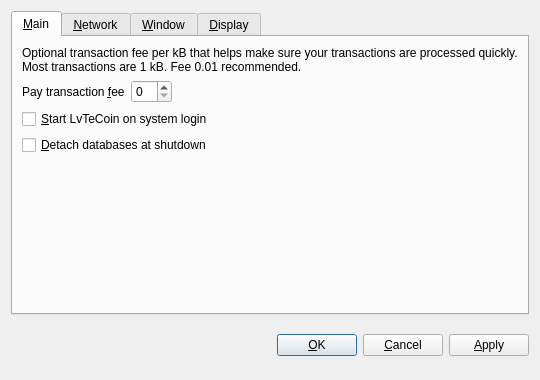
<?xml version="1.0" encoding="UTF-8"?>
<ui version="4.0">
 <class>OptionsDialog</class>
 <widget class="QDialog" name="OptionsDialog">
  <property name="geometry">
   <rect>
    <x>0</x>
    <y>0</y>
    <width>540</width>
    <height>380</height>
   </rect>
  </property>
  <property name="windowTitle">
   <string>Options</string>
  </property>
  <property name="modal">
   <bool>true</bool>
  </property>
  <layout class="QVBoxLayout" name="verticalLayout">
   <item>
    <widget class="QTabWidget" name="tabWidget">
     <property name="tabPosition">
      <enum>QTabWidget::North</enum>
     </property>
     <property name="currentIndex">
      <number>0</number>
     </property>
     <widget class="QWidget" name="tabMain">
      <attribute name="title">
       <string>&amp;Main</string>
      </attribute>
      <layout class="QVBoxLayout" name="verticalLayout_Main">
       <item>
        <widget class="QLabel" name="transactionFeeInfoLabel">
         <property name="text">
          <string>Optional transaction fee per kB that helps make sure your transactions are processed quickly. Most transactions are 1 kB. Fee 0.01 recommended.</string>
         </property>
         <property name="textFormat">
          <enum>Qt::PlainText</enum>
         </property>
         <property name="wordWrap">
          <bool>true</bool>
         </property>
        </widget>
       </item>
       <item>
        <layout class="QHBoxLayout" name="horizontalLayout_Main">
         <item>
          <widget class="QLabel" name="transactionFeeLabel">
           <property name="text">
            <string>Pay transaction &amp;fee</string>
           </property>
           <property name="textFormat">
            <enum>Qt::PlainText</enum>
           </property>
           <property name="buddy">
            <cstring>transactionFee</cstring>
           </property>
          </widget>
         </item>
         <item>
          <widget class="BitcoinAmountField" name="transactionFee"/>
         </item>
         <item>
          <spacer name="horizontalSpacer_Main">
           <property name="orientation">
            <enum>Qt::Horizontal</enum>
           </property>
           <property name="sizeHint" stdset="0">
            <size>
             <width>40</width>
             <height>20</height>
            </size>
           </property>
          </spacer>
         </item>
        </layout>
       </item>
       <item>
        <widget class="QCheckBox" name="bitcoinAtStartup">
         <property name="toolTip">
          <string>Automatically start LvTeCoin after logging in to the system.</string>
         </property>
         <property name="text">
          <string>&amp;Start LvTeCoin on system login</string>
         </property>
        </widget>
       </item>
       <item>
        <widget class="QCheckBox" name="detachDatabases">
         <property name="toolTip">
          <string>Detach block and address databases at shutdown. This means they can be moved to another data directory, but it slows down shutdown. The wallet is always detached.</string>
         </property>
         <property name="text">
          <string>&amp;Detach databases at shutdown</string>
         </property>
        </widget>
       </item>
       <item>
        <spacer name="verticalSpacer_Main">
         <property name="orientation">
          <enum>Qt::Vertical</enum>
         </property>
         <property name="sizeHint" stdset="0">
          <size>
           <width>20</width>
           <height>40</height>
          </size>
         </property>
        </spacer>
       </item>
      </layout>
     </widget>
     <widget class="QWidget" name="tabNetwork">
      <attribute name="title">
       <string>&amp;Network</string>
      </attribute>
      <layout class="QVBoxLayout" name="verticalLayout_Network">
       <item>
        <widget class="QCheckBox" name="mapPortUpnp">
         <property name="toolTip">
          <string>Automatically open the LvTeCoin client port on the router. This only works when your router supports UPnP and it is enabled.</string>
         </property>
         <property name="text">
          <string>Map port using &amp;UPnP</string>
         </property>
        </widget>
       </item>
       <item>
        <widget class="QCheckBox" name="connectSocks">
         <property name="toolTip">
          <string>Connect to the LvTeCoin network through a SOCKS proxy (e.g. when connecting through Tor).</string>
         </property>
         <property name="text">
          <string>&amp;Connect through SOCKS proxy:</string>
         </property>
        </widget>
       </item>
       <item>
        <layout class="QHBoxLayout" name="horizontalLayout_Network">
         <item>
          <widget class="QLabel" name="proxyIpLabel">
           <property name="text">
            <string>Proxy &amp;IP:</string>
           </property>
           <property name="textFormat">
            <enum>Qt::PlainText</enum>
           </property>
           <property name="buddy">
            <cstring>proxyIp</cstring>
           </property>
          </widget>
         </item>
         <item>
          <widget class="QValidatedLineEdit" name="proxyIp">
           <property name="maximumSize">
            <size>
             <width>140</width>
             <height>16777215</height>
            </size>
           </property>
           <property name="toolTip">
            <string>IP address of the proxy (e.g. 127.0.0.1)</string>
           </property>
          </widget>
         </item>
         <item>
          <widget class="QLabel" name="proxyPortLabel">
           <property name="text">
            <string>&amp;Port:</string>
           </property>
           <property name="textFormat">
            <enum>Qt::PlainText</enum>
           </property>
           <property name="buddy">
            <cstring>proxyPort</cstring>
           </property>
          </widget>
         </item>
         <item>
          <widget class="QLineEdit" name="proxyPort">
           <property name="maximumSize">
            <size>
             <width>55</width>
             <height>16777215</height>
            </size>
           </property>
           <property name="toolTip">
            <string>Port of the proxy (e.g. 9050)</string>
           </property>
          </widget>
         </item>
         <item>
          <widget class="QLabel" name="socksVersionLabel">
           <property name="text">
            <string>SOCKS &amp;Version:</string>
           </property>
           <property name="textFormat">
            <enum>Qt::PlainText</enum>
           </property>
           <property name="buddy">
            <cstring>socksVersion</cstring>
           </property>
          </widget>
         </item>
         <item>
          <widget class="QValueComboBox" name="socksVersion">
           <property name="toolTip">
            <string>SOCKS version of the proxy (e.g. 5)</string>
           </property>
          </widget>
         </item>
         <item>
          <spacer name="horizontalSpacer_Network">
           <property name="orientation">
            <enum>Qt::Horizontal</enum>
           </property>
           <property name="sizeHint" stdset="0">
            <size>
             <width>40</width>
             <height>20</height>
            </size>
           </property>
          </spacer>
         </item>
        </layout>
       </item>
       <item>
        <spacer name="verticalSpacer_Network">
         <property name="orientation">
          <enum>Qt::Vertical</enum>
         </property>
         <property name="sizeHint" stdset="0">
          <size>
           <width>20</width>
           <height>40</height>
          </size>
         </property>
        </spacer>
       </item>
      </layout>
     </widget>
     <widget class="QWidget" name="tabWindow">
      <attribute name="title">
       <string>&amp;Window</string>
      </attribute>
      <layout class="QVBoxLayout" name="verticalLayout_Window">
       <item>
        <widget class="QCheckBox" name="minimizeToTray">
         <property name="toolTip">
          <string>Show only a tray icon after minimizing the window.</string>
         </property>
         <property name="text">
          <string>&amp;Minimize to the tray instead of the taskbar</string>
         </property>
        </widget>
       </item>
       <item>
        <widget class="QCheckBox" name="minimizeOnClose">
         <property name="toolTip">
          <string>Minimize instead of exit the application when the window is closed. When this option is enabled, the application will be closed only after selecting Quit in the menu.</string>
         </property>
         <property name="text">
          <string>M&amp;inimize on close</string>
         </property>
        </widget>
       </item>
       <item>
        <spacer name="verticalSpacer_Window">
         <property name="orientation">
          <enum>Qt::Vertical</enum>
         </property>
         <property name="sizeHint" stdset="0">
          <size>
           <width>20</width>
           <height>40</height>
          </size>
         </property>
        </spacer>
       </item>
      </layout>
     </widget>
     <widget class="QWidget" name="tabDisplay">
      <attribute name="title">
       <string>&amp;Display</string>
      </attribute>
      <layout class="QVBoxLayout" name="verticalLayout_Display">
       <item>
        <layout class="QHBoxLayout" name="horizontalLayout_1_Display">
         <item>
          <widget class="QLabel" name="langLabel">
           <property name="text">
            <string>User Interface &amp;language:</string>
           </property>
           <property name="textFormat">
            <enum>Qt::PlainText</enum>
           </property>
           <property name="buddy">
            <cstring>lang</cstring>
           </property>
          </widget>
         </item>
         <item>
          <widget class="QValueComboBox" name="lang">
           <property name="toolTip">
            <string>The user interface language can be set here. This setting will take effect after restarting LvTeCoin.</string>
           </property>
          </widget>
         </item>
        </layout>
       </item>
       <item>
        <layout class="QHBoxLayout" name="horizontalLayout_2_Display">
         <item>
          <widget class="QLabel" name="unitLabel">
           <property name="text">
            <string>&amp;Unit to show amounts in:</string>
           </property>
           <property name="textFormat">
            <enum>Qt::PlainText</enum>
           </property>
           <property name="buddy">
            <cstring>unit</cstring>
           </property>
          </widget>
         </item>
         <item>
          <widget class="QValueComboBox" name="unit">
           <property name="toolTip">
            <string>Choose the default subdivision unit to show in the interface and when sending coins.</string>
           </property>
          </widget>
         </item>
        </layout>
       </item>
       <item>
        <widget class="QCheckBox" name="displayAddresses">
         <property name="toolTip">
          <string>Whether to show LvTeCoin addresses in the transaction list or not.</string>
         </property>
         <property name="text">
          <string>&amp;Display addresses in transaction list</string>
         </property>
        </widget>
       </item>
       <item>
        <spacer name="verticalSpacer_Display">
         <property name="orientation">
          <enum>Qt::Vertical</enum>
         </property>
         <property name="sizeHint" stdset="0">
          <size>
           <width>20</width>
           <height>40</height>
          </size>
         </property>
        </spacer>
       </item>
      </layout>
     </widget>
    </widget>
   </item>
   <item>
    <layout class="QHBoxLayout" name="horizontalLayout_Buttons">
     <item>
      <spacer name="horizontalSpacer_1">
       <property name="orientation">
        <enum>Qt::Horizontal</enum>
       </property>
       <property name="sizeHint" stdset="0">
        <size>
         <width>40</width>
         <height>48</height>
        </size>
       </property>
      </spacer>
     </item>
     <item>
      <widget class="QLabel" name="statusLabel">
       <property name="font">
        <font>
         <weight>75</weight>
         <bold>true</bold>
        </font>
       </property>
       <property name="text">
        <string/>
       </property>
       <property name="textFormat">
        <enum>Qt::PlainText</enum>
       </property>
       <property name="wordWrap">
        <bool>true</bool>
       </property>
      </widget>
     </item>
     <item>
      <spacer name="horizontalSpacer_2">
       <property name="orientation">
        <enum>Qt::Horizontal</enum>
       </property>
       <property name="sizeHint" stdset="0">
        <size>
         <width>40</width>
         <height>48</height>
        </size>
       </property>
      </spacer>
     </item>
     <item>
      <widget class="QPushButton" name="okButton">
       <property name="text">
        <string>&amp;OK</string>
       </property>
      </widget>
     </item>
     <item>
      <widget class="QPushButton" name="cancelButton">
       <property name="text">
        <string>&amp;Cancel</string>
       </property>
       <property name="autoDefault">
        <bool>false</bool>
       </property>
      </widget>
     </item>
     <item>
      <widget class="QPushButton" name="applyButton">
       <property name="text">
        <string>&amp;Apply</string>
       </property>
       <property name="autoDefault">
        <bool>false</bool>
       </property>
      </widget>
     </item>
    </layout>
   </item>
  </layout>
 </widget>
 <customwidgets>
  <customwidget>
   <class>BitcoinAmountField</class>
   <extends>QSpinBox</extends>
   <header>bitcoinamountfield.h</header>
  </customwidget>
  <customwidget>
   <class>QValueComboBox</class>
   <extends>QComboBox</extends>
   <header>qvaluecombobox.h</header>
  </customwidget>
  <customwidget>
   <class>QValidatedLineEdit</class>
   <extends>QLineEdit</extends>
   <header>qvalidatedlineedit.h</header>
  </customwidget>
 </customwidgets>
 <resources/>
 <connections/>
</ui>
